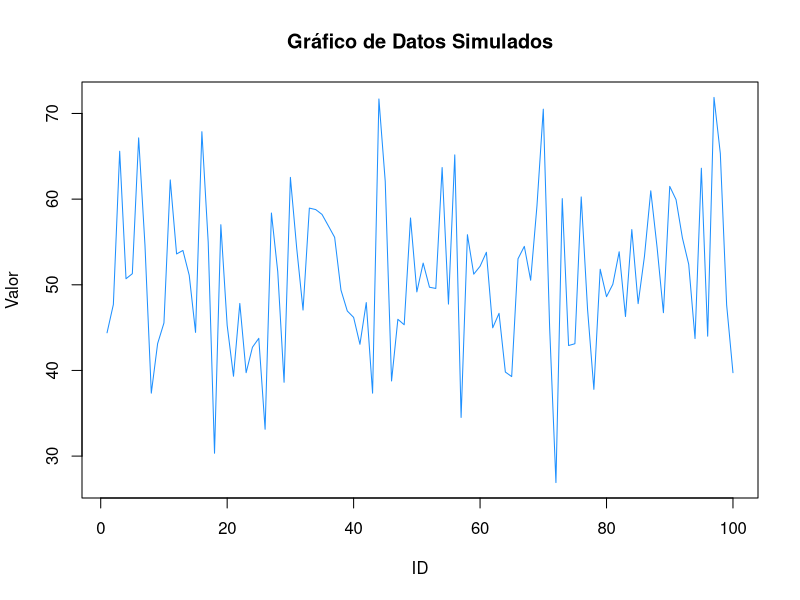
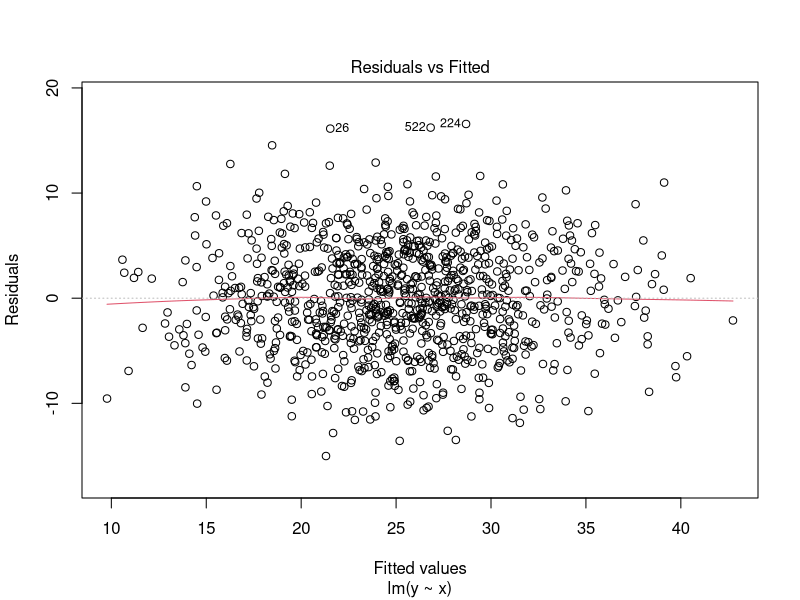
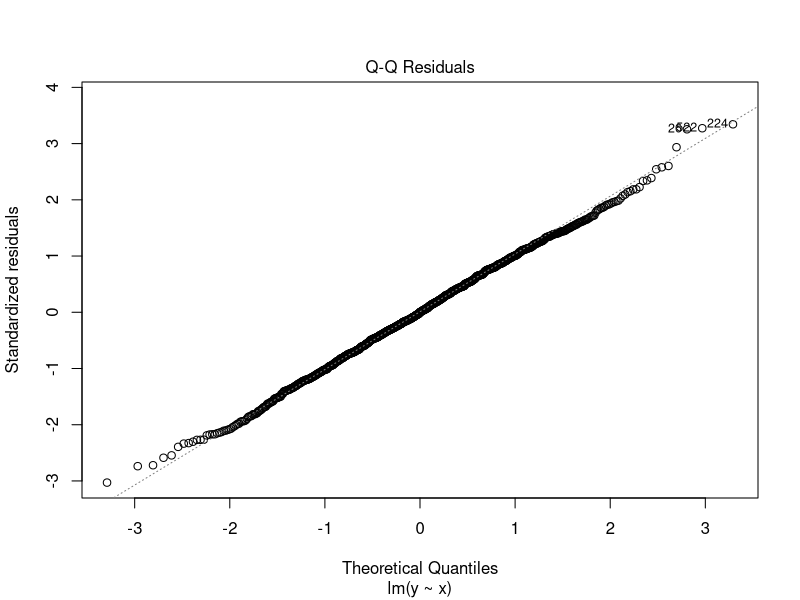
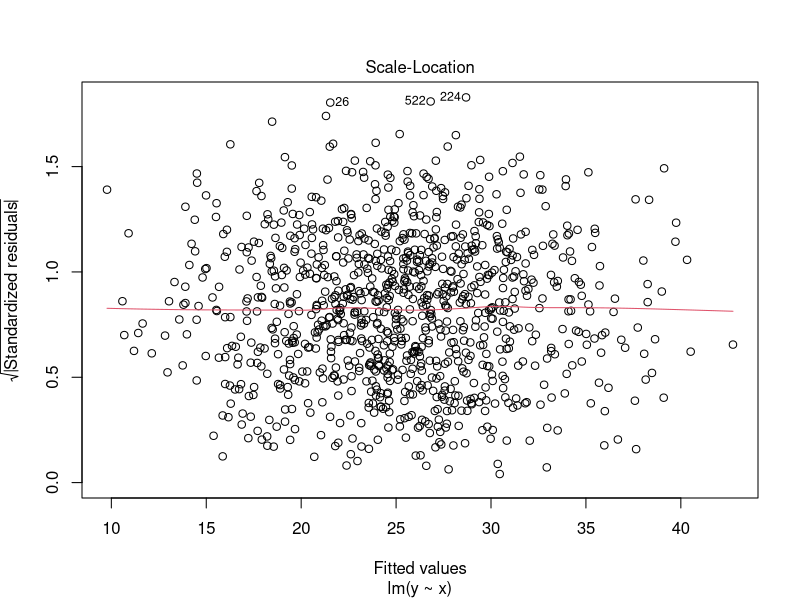
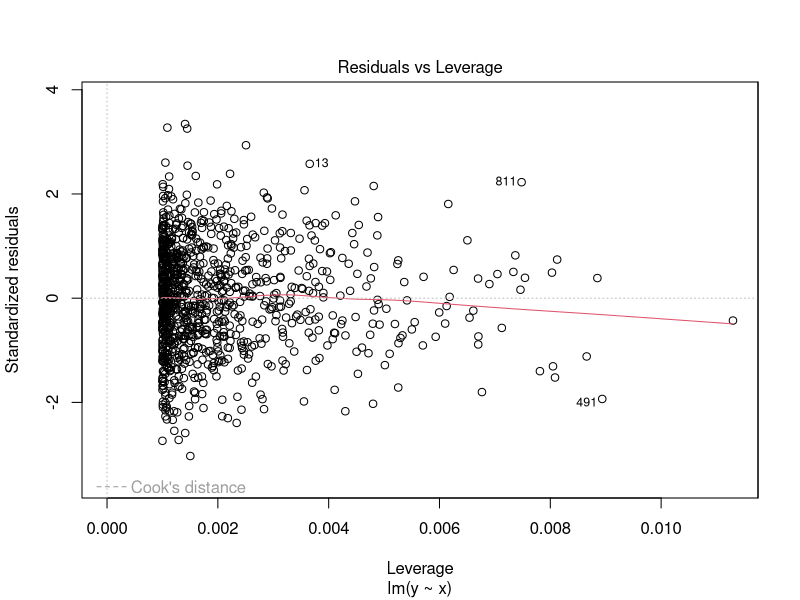

The R source for these figures, in order:
# _____________________________________________________________________________
#
# Proyecto:       Programming for Data Projects
#
# Script:         script_de_prueba.R
#
# Autor:          Daniel Kelly
# Correo(s):      daniel.kelly@transformaciondigital.gob.mx
#
# Fecha:          12/05/2026
# 
# Última
# actualización:  12/05/2026
#
# _____________________________________________________________________________

# PREAMBULO ___________________________________________________________________

# Limpiar entorno de trabajo
rm(list = ls())       # Limpiar entorno de trabajo
# source("~/.Rprofile") # Cargar configuraciones globales
cat("\014")           # Limpiar consola


# CODIGO ______________________________________________________________________

# Construímos un vector de prueba:
vector = c(1,2,3,4,5)
print(vector)

# Podemos también generar objetos de texto:
vector_de_texto = c(
    "este",
    "es",
    "un",
    "objeto",
    "de",
    "prueba"
)
print(vector_de_texto)

# Otra característica clave es la capacidad de realizar operaciones matemáticas:
suma = vector + 10
print(suma)

# O realizarlos con escalares:
a = 10
b = 5
suma_escalar = a + b
print(suma_escalar)

# En el flujo, también se pueden incorporar comentarios que se imprimen en la terminal:
cat(
    "\033[31m\033[1mEste es un comentario que se imprimirá en la terminal\033[0m\033[0m\n\n"
)

# Las posibilidades son infinitas:
for (i in 1:5) {
    cat(
        "\033[34m\033[1mIteración", i, "\033[0m\033[0m\n"
    )
}

# O más creativas:
boot_screen = function(delay = 0.08) {
    opciones = c(
        "\033[32m",
        "\033[1m"
    )

    cat(paste0(opciones, collapse = ""))

    lines = c(
        "██╗  ██╗ ██████╗ ██╗      █████╗",
        "██║  ██║██╔═══██╗██║     ██╔══██╗",
        "███████║██║   ██║██║     ███████║",
        "██╔══██║██║   ██║██║     ██╔══██║",
        "██║  ██║╚██████╔╝███████╗██║  ██║",
        "╚═╝  ╚═╝ ╚═════╝ ╚══════╝╚═╝  ╚═╝",
        "",
        "[ SYSTEM INITIALIZED ]",
        "",
        "> loading workspace...",
        "> attaching packages...",
        "> checking dependencies...",
        "> initializing runtime...",
        "> ready."
    )

    for (i in seq_along(lines)) {
        cat(lines[i], "\n")

        flush.console()

        Sys.sleep(delay)
    }

    cat("\033[0m")
}
boot_screen(delay = 0.2)

# Podemos también simular datos:
set.seed(123)
datos_simulados = data.frame(
    id = 1:100,
    valor = rnorm(100, mean = 50, sd = 10)
)
print(head(datos_simulados))

# Y visualizarlos!
plot(
    datos_simulados$id,
    datos_simulados$valor,
    main = "Gráfico de Datos Simulados",
    xlab = "ID",
    ylab = "Valor",
    pch = 19,
    col = "dodgerblue",
    type = "l"
)

# También podemos hacer tareas de estadística descriptiva:
df = data.frame(
    x = rnorm(1000, mean = 50, sd = 10),
    e = rnorm(1000, mean = 0, sd = 5)
)
df$y = 0.5 * df$x + df$e

# Y construir modelos estadísticos:
modelo = lm(y ~ x, data = df)
summary(modelo)

# Hasta visualizarlos:
plot(modelo)

# Y por supuesto, podemos escribir funciones personalizadas:
mi_funcion = function(x) {
    resultado = x^2 + 2*x + 1
    return(resultado)
}
print(mi_funcion(5))

# Las posibilidades son infinitas...
